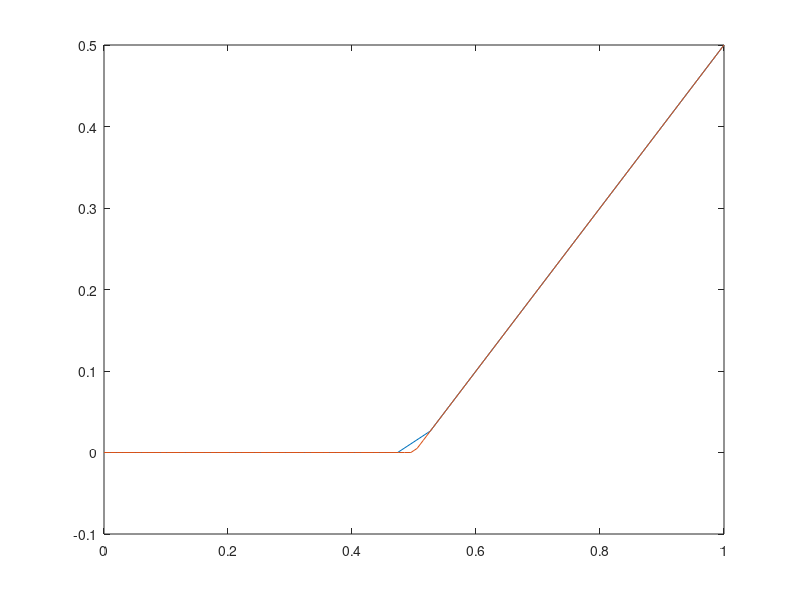

Reproduce this figure in MATLAB.

Nx = 20;
Ny = 20;
xxx = linspace(0,1,100)
xx = linspace(0,1,Nx);
yy = linspace(0,1,Ny);

[X, Y] = meshgrid(xx, yy)



mq_rbf = @(x,y,eps) sqrt(1 + (eps*norm(x-y,2)));

% test_function = @(x) sin(2*pi*x);
test_function = @(x) max((x-0.5), 0);

A = zeros(length(xx), length(yy));
eps = 0.5;

for i = 1:length(xx)
    for j = 1:length(yy)
        A(i, j) = mq_rbf(xx(i), yy(j), eps);
    end
end

disp(A)

u = test_function(xx)';
lambda = A\u;

J = zeros(1, Nx);
for i = 1:Nx
    sum = 0;
    for j = 1:Nx
        sum = sum + lambda(j)*mq_rbf(xx(i), xx(j), eps);
    end
    J(i) = sum
end

plot(xx, J)
hold on
plot(xxx, test_function(xxx))